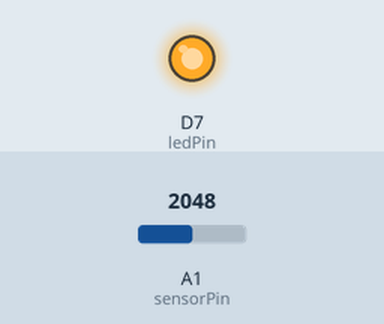
Recording of a sketch running on a simulated Particle Photon. Parts: output pins drawn as LEDs (lit = HIGH). The test bench sets the inputs (shaded band); at power-on: A1 (sensorPin) = 2048.

Above: at 1.2 s.
1.3 s: A1 (sensorPin) set to 770
2.8 s: A1 (sensorPin) set to 652
At 3.7 s:
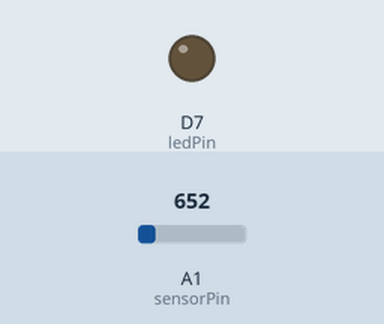
4.3 s: A1 (sensorPin) set to 740
At 4.9 s:
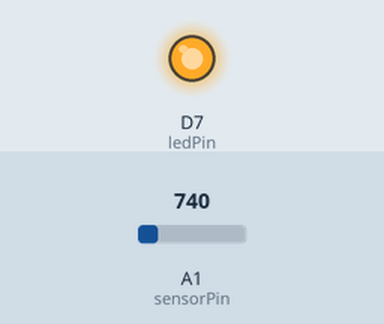
5.8 s: A1 (sensorPin) set to 660
At 6.1 s:
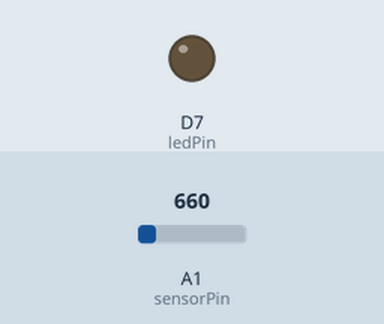
Timing chart, 0 to 8.3 s (numbered marks = the images above; inputs shaded):
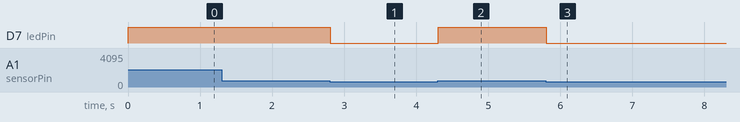

The sketch:

watersensor.ino
```cpp
// (licence header left out)
int sensorPin = A1;
int ledPin = 7;
int val = 0;
int data = 0;
int threshold = 700;

void setup() {

    Particle.function("waterstate", getState);

    pinMode (ledPin, OUTPUT);

}

void loop() {
    val = analogRead (sensorPin);
    if (val > threshold) {
        digitalWrite (ledPin, HIGH);
    } else {
        digitalWrite (ledPin, LOW);
    }
    data = val;
    delay (100);
}

// Returns 1 if the water sensor is above threshold
int getState(String command) {
    bool waterstate = false;
    val = analogRead (sensorPin);
    if (val > threshold) {
        waterstate = 1;
    } else {
        waterstate = 0;
    }
    return waterstate;
}
```

Measured:
- the behaviour switches between 701 and 700 on A1 (sensorPin) (found by bisection; images 0 and 1)
- after the input at 1.3 s, every drawn part: stays the same
- after the input at 2.8 s, D7 (ledPin): HIGH → LOW at once
- after the input at 4.3 s, D7 (ledPin): LOW → HIGH at once
- after the input at 5.8 s, D7 (ledPin): HIGH → LOW at once
